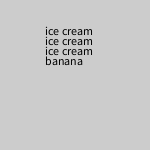
Frame 1 (no input)
Frame 60 (the mouse pressed at the canvas centre just before this capture): identical to frame 1, image omitted
Frame 120 (the mouse held since frame 60 and released just before this capture): identical to frame 1, image omitted

The Processing sketch that drew this single still picture (run headless with seeded random() and noise(); from frame 60 on, the mouse is pressed at the canvas centre):

// Processing sketch: banana_split
// ── banana_split.pde
int x = 45;
int y = 35;

void setup() {
  
  size(150,150);
   fill(0,0,0);
   for(int i = 0; i < 3; i++) {
    text("ice cream",x,y);
    y+=10;
   }
   text("banana", x, y);
}
void draw() {
  
 
  
}
